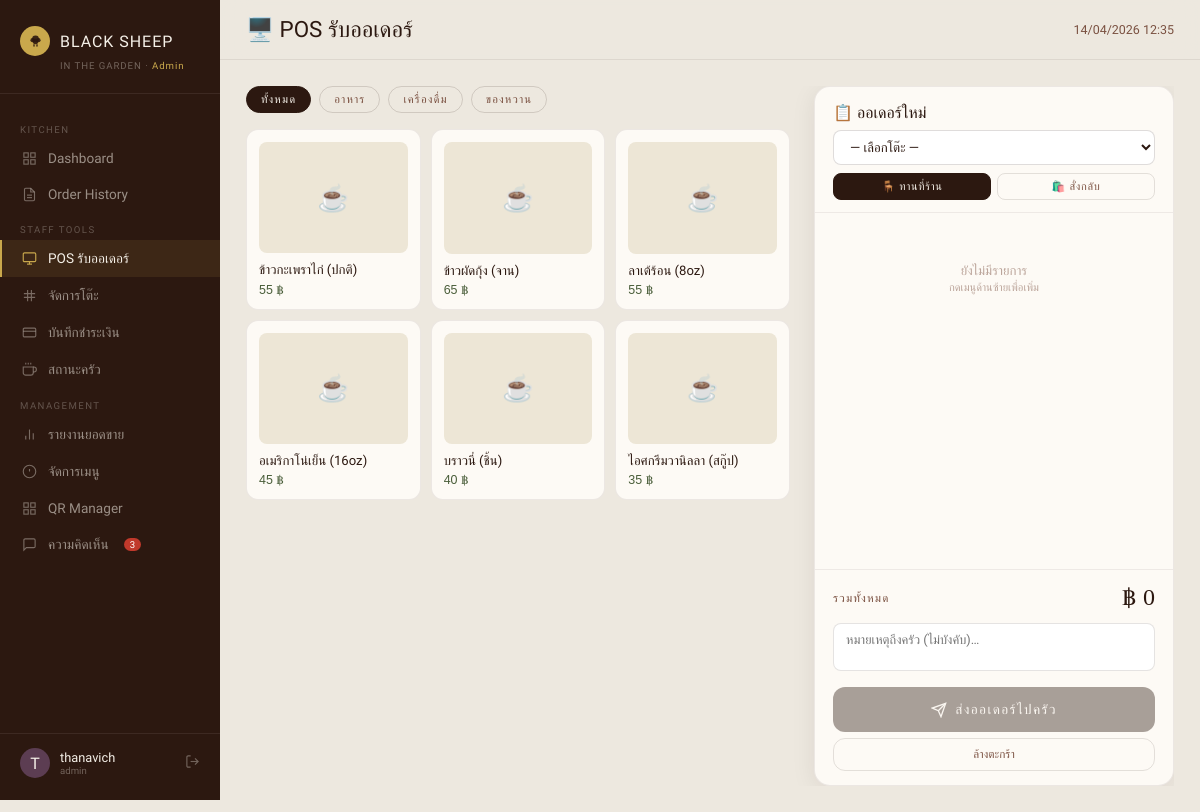
/staff_pos.php (signed in), run on the app's committed database.
### tables this page shows
CREATE TABLE `categories` (
  `category_id` int(11) NOT NULL,
  `category_name` varchar(100) NOT NULL,
  `sort_order` int(11) DEFAULT 0
);

CREATE TABLE `menu_items` (
  `item_id` int(11) NOT NULL,
  `category_id` int(11) NOT NULL,
  `item_name` varchar(150) NOT NULL,
  `size` varchar(50) DEFAULT '',
  `description` text DEFAULT NULL,
  `price` decimal(10,2) NOT NULL,
  `image` varchar(255) DEFAULT NULL,
  `active` tinyint(1) DEFAULT 1
);

### staff_pos.php (the view, shortened to what this page needs)
<?php
include '../connect.php';
$cats  = $conn->query("SELECT * FROM categories ORDER BY sort_order, category_name");
$cat_list = [];
while ($c = $cats->fetch_assoc()) $cat_list[] = $c;
?>
<!DOCTYPE html>
<html lang="th">
<head>
  <link rel="stylesheet" href="../assets/style.css">
  <link rel="stylesheet" href="../assets/admin.css">
</head>
<body>
  <?php include 'sidebar.php'; ?>
  <div class="main">
    <div class="topbar">
      <div class="topbar-title">🖥️ POS รับออเดอร์</div>
      <div style="font-size:.78rem; color:var(--choco-light);"><?= date('d/m/Y H:i') ?></div>
    </div>
    <div class="page-content">
      <div class="pos-wrap">
        <div class="pos-menu">
          <div class="pos-cat-bar" id="catBar">
            <button class="pos-cat-btn active" data-cat="all">ทั้งหมด</button>
            <?php foreach ($cat_list as $c): ?>
            <button class="pos-cat-btn" data-cat="<?= $c['category_id'] ?>"><?= htmlspecialchars($c['category_name']) ?></button>
            <?php endforeach; ?>
          </div>
          <div class="pos-menu-grid" id="menuGrid">
            <?php foreach ($cat_list as $c):
              $cid = (int)$c['category_id'];
              $items = $conn->query("SELECT * FROM menu_items WHERE active=1 AND category_id=$cid ORDER BY item_name");
              while ($m = $items->fetch_assoc()):
            ?>
            <button class="pos-item-card" data-cat="<?= $cid ?>"
              onclick="promptAdd(<?= htmlspecialchars(json_encode($m)) ?>)">
              <?php if ($m['image']): ?>
              <img src="../uploads/<?= htmlspecialchars($m['image']) ?>" class="pos-item-img" alt="">
              <?php else: ?><div class="pos-item-placeholder">☕</div><?php endif; ?>
              <div class="pos-item-name"><?= htmlspecialchars($m['item_name']) ?><?= $m['size']?' ('.$m['size'].')':'' ?></div>
              <div class="pos-item-price"><?= number_format($m['price'],0) ?> ฿</div>
            </button>
            <?php endwhile; endforeach; ?>
          </div>
        </div>
        <div class="pos-cart">
          <div class="pos-cart-header">
            <div class="pos-cart-title">📋 ออเดอร์ใหม่</div>
            <select class="pos-table-select" id="tableSelect">
              <option value="">— เลือกโต๊ะ —</option>
            </select>
            <div class="pos-type-row">
              <button class="pos-type-btn active" data-type="dine_in" onclick="setType('dine_in',this)">🪑 ทานที่ร้าน</button>
              <button class="pos-type-btn" data-type="takeaway" onclick="setType('takeaway',this)">🛍️ สั่งกลับ</button>
            </div>
          </div>
          <div class="pos-cart-items" id="cartItems">
            <div class="pos-cart-empty">ยังไม่มีรายการ<br><small>กดเมนูด้านซ้ายเพื่อเพิ่ม</small></div>
          </div>
          <div class="pos-cart-footer">
            <div class="pos-total-row">
              <span class="pos-total-label">รวมทั้งหมด</span>
              <span class="pos-total-amount" id="totalAmt">฿ 0</span>
            </div>
            <textarea class="pos-note-input" id="orderNote" rows="2" placeholder="หมายเหตุถึงครัว (ไม่บังคับ)…"></textarea>
            <form method="post" id="posForm">
              <button type="button" class="pos-submit-btn" id="submitBtn" onclick="submitOrder()" disabled>
                <svg width="16" height="16" viewBox="0 0 24 24" fill="none" stroke="currentColor" stroke-width="2"><line x1="22" y1="2" x2="11" y2="13"/><polygon points="22 2 15 22 11 13 2 9 22 2"/></svg>
                ส่งออเดอร์ไปครัว
              </button>
              <button type="button" class="pos-clear-btn" onclick="clearCart()">ล้างตะกร้า</button>
            </form>
          </div>
        </div>
      </div>
    </div>
  </div>
</body>
</html>

### admin/sidebar.php (shortened to what this page needs)
<?php
$current_page = basename($_SERVER['PHP_SELF']);
$role = $_SESSION['admin_role'] ?? 'staff';
$is_admin = ($role === 'admin');
function sb_item($href, $label, $icon_path, $current) {
    $active = basename($href) === $current ? 'active' : '';
    echo "<a href='$href' class='sb-item $active'><svg viewBox='0 0 24 24' stroke-width='1.8' fill='none' stroke='currentColor'>$icon_path</svg>$label</a>";
}
?>
<aside class="sidebar">
  <div class="sb-brand">
    <div class="sb-logo-row">
      <div class="sb-dot"></div>
      <div class="sb-name">Black Sheep</div>
    </div>
    <div class="sb-sub">in the Garden · <span style="color:var(--gold);text-transform:capitalize"><?= htmlspecialchars($role) ?></span></div>
  </div>
  <nav class="sb-nav">
    <div class="sb-sec">Kitchen</div>
    <?php sb_item('dashboard.php','Dashboard','<rect x="3" y="3" width="7" height="7"/><rect x="14" y="3" width="7" height="7"/><rect x="14" y="14" width="7" height="7"/><rect x="3" y="14" width="7" height="7"/>',$current_page) ?>
    <div class="sb-sec">Staff Tools</div>
    <?php if ($is_admin): ?>
    <div class="sb-sec">Management</div>
    <?php
    $fb_unread = $conn->query("SELECT COUNT(*) as c FROM customer_feedback WHERE status='unread'")->fetch_assoc()['c'] ?? 0;
    $fb_label = 'ความคิดเห็น' . ($fb_unread > 0 ? " <span style=\"background:#c0392b;color:white;border-radius:10px;padding:1px 6px;font-size:.6rem;margin-left:4px;\">$fb_unread</span>" : '');
    ?>
    <a href='feedback.php' class='sb-item <?= basename($_SERVER['PHP_SELF'])==="feedback.php"?"active":"" ?>'>
      <svg viewBox='0 0 24 24' stroke-width='1.8' fill='none' stroke='currentColor'><path d="M21 15a2 2 0 0 1-2 2H7l-4 4V5a2 2 0 0 1 2-2h14a2 2 0 0 1 2 2z"/></svg>
      <?= $fb_label ?>
    </a>
    <?php endif; ?>
  </nav>
  <div class="sb-footer">
    <div class="sb-staff">
      <div class="sb-avatar"><?= strtoupper(substr($_SESSION['admin_name']??'S',0,1)) ?></div>
      <div><div class="sb-sname"><?= htmlspecialchars($_SESSION['admin_name']??'Staff') ?></div><div class="sb-srole"><?= htmlspecialchars($role) ?></div></div>
      <a href="../logout.php" class="sb-logout" title="ออกจากระบบ"><svg viewBox="0 0 24 24" stroke-width="1.8" fill="none" stroke="currentColor"><path d="M9 21H5a2 2 0 0 1-2-2V5a2 2 0 0 1 2-2h4"/><polyline points="16 17 21 12 16 7"/><line x1="21" y1="12" x2="9" y2="12"/></svg></a>
    </div>
  </div>
</aside>

### assets/style.css (style rules this page uses)
:root { --cream: #f5f0e8; --cream-deep: #ede6d6; --cream-dark: #e2d9c6; --choco: #2c1810; --choco-mid: #4a2c1e; --choco-light: #7a5040; --mangosteen: #5c3d52; --mango-pale: #d4b8cc; --botanical: #4a5e3a; --bot-pale: #c8d4be; --gold: #c9a84c; --gold-pale: #e8d49a; --shadow-soft: 0 4px 24px rgba(44, 24, 16, 0.08); --shadow-card: 0 8px 40px rgba(44, 24, 16, 0.14); --shadow-deep: 0 16px 64px rgba(44, 24, 16, 0.28); --radius: 16px; --radius-sm: 10px; }
*, *::before, *::after { box-sizing: border-box; margin: 0; padding: 0; }
html { scroll-behavior: smooth; }
body { font-family: "Jost", sans-serif; font-weight: 300; background-color: var(--cream); color: var(--choco); min-height: 100vh; -webkit-font-smoothing: antialiased; }
a { text-decoration: none; color: inherit; }

### assets/admin.css (style rules this page uses)
body { background: #ede8df; display: flex; min-height: 100vh; font-family: "Prompt", sans-serif; margin: 0; }
.sidebar { width: 220px; background: var(--choco); min-height: 100vh; position: fixed; left: 0; top: 0; display: flex; flex-direction: column; z-index: 50; }
.sb-brand { padding: 26px 20px 22px; border-bottom: 1px solid rgba(245, 240, 232, 0.08); }
.sb-logo-row { display: flex; align-items: center; gap: 10px; margin-bottom: 4px; }
.sb-dot { width: 30px; height: 30px; background: var(--gold); border-radius: 50%; display: flex; align-items: center; justify-content: center; flex-shrink: 0; }
.sb-dot svg { width: 17px; height: 17px; }
.sb-name { font-family: "Kanit", sans-serif; font-size: 1rem; font-weight: 500; color: var(--cream); letter-spacing: 0.06em; text-transform: uppercase; }
.sb-sub { font-size: 0.6rem; font-weight: 300; letter-spacing: 0.1em; text-transform: uppercase; color: rgba(245, 240, 232, 0.35); padding-left: 40px; }
.sb-nav { flex: 1; padding: 18px 0; }
.sb-sec { font-size: 0.6rem; font-weight: 400; letter-spacing: 0.15em; text-transform: uppercase; color: rgba(245, 240, 232, 0.28); padding: 12px 20px 5px; }
.sb-item { display: flex; align-items: center; gap: 11px; padding: 10px 20px; font-size: 0.85rem; font-weight: 300; color: rgba(245, 240, 232, 0.55); cursor: pointer; transition: all 0.2s; border-left: 2px solid transparent; text-decoration: none; }
.sb-item.active { color: var(--cream); background: rgba(201, 168, 76, 0.1); border-left-color: var(--gold); font-weight: 400; }
.sb-item svg { width: 15px; height: 15px; flex-shrink: 0; stroke: currentColor; fill: none; opacity: 0.7; }
.sb-item.active svg { opacity: 1; stroke: var(--gold); }
.sb-footer { padding: 14px 20px 22px; border-top: 1px solid rgba(245, 240, 232, 0.08); }
.sb-staff { display: flex; align-items: center; gap: 10px; }
.sb-avatar { width: 30px; height: 30px; border-radius: 50%; background: var(--mangosteen); display: flex; align-items: center; justify-content: center; font-family: "Kanit", sans-serif; font-size: 1rem; color: var(--cream); flex-shrink: 0; }
.sb-sname { font-size: 0.8rem; font-weight: 400; color: var(--cream); }
.sb-srole { font-size: 0.6rem; font-weight: 300; color: rgba(245, 240, 232, 0.35); }
.sb-logout { margin-left: auto; background: none; border: none; cursor: pointer; opacity: 0.35; transition: opacity 0.15s; color: var(--cream); text-decoration: none; }
.sb-logout svg { width: 15px; height: 15px; stroke: currentColor; fill: none; }
.main { margin-left: 220px; flex: 1; }
.topbar { height: 60px; background: rgba(237, 232, 223, 0.9); backdrop-filter: blur(14px); border-bottom: 1px solid rgba(44, 24, 16, 0.08); display: flex; align-items: center; justify-content: space-between; padding: 0 26px; position: sticky; top: 0; z-index: 40; }
.topbar-title { font-family: "Kanit", sans-serif; font-size: 1.4rem; font-weight: 500; }
.page-content { padding: 26px; }

### data on the page
categories: category_name "อาหาร"
categories: category_name "เครื่องดื่ม"
categories: category_name "ของหวาน"
menu_items: item_name "ข้าวกะเพราไก่", size "ปกติ", price "55"
menu_items: item_name "ข้าวผัดกุ้ง", size "จาน", price "65"
menu_items: item_name "ลาเต้ร้อน", size "8oz", price "55"
menu_items: item_name "อเมริกาโน่เย็น", size "16oz", price "45"
menu_items: item_name "บราวนี่", size "ชิ้น", price "40"
menu_items: item_name "ไอศกรีมวานิลลา", size "สกู๊ป", price "35"

### other printed values
$role "Admin"
$label "Dashboard Order History POS รับออเดอร์ จัดการโต๊ะ บันทึกชำระเงิน สถานะครัว รายงานยอดขาย จัดการเมนู QR Manager"
$fb_unread "3"
substr($_SESSION['admin_name']??'S',0,1) "T"
$_SESSION['admin_name'] "thanavich"
$role "admin"
